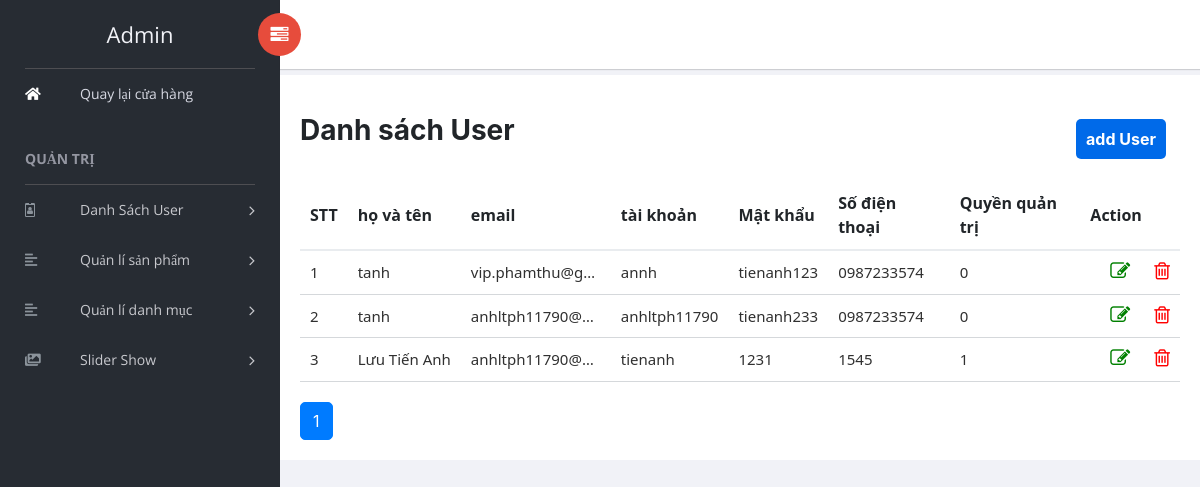
The app's page /admin.php with its own data.
### tables this page shows
CREATE TABLE `user` (
  `ma_user` int(11) NOT NULL,
  `username` char(50) NOT NULL,
  `email` char(30) DEFAULT NULL,
  `pass_word` varchar(30) NOT NULL,
  `ho_ten` varchar(50) NOT NULL,
  `sdt` char(13) NOT NULL,
  `quyen_qtri` int(11) NOT NULL
);

### admin.php (the view, shortened to what this page needs)
<?php include'header-admin.php';?>
        <?php  echo "<div class='div-admin' >";?>
        <div style="margin: 14px 0px 30px 0px;position: relative;" >
    <span class="til-admin" >Danh   sách User</span>
      <div style="position: absolute;right: 14px;
    top: 18px; ">
        <a class="aa" href="add-role.php"  >add User</a>
        </div>
        </div>
        <?php
            if (!isset($_GET['product'])) {
                $product = 1;
            } else {
                $product = $_GET['product'];
            }
            $data = 10;
            $sql = "SELECT count(*) FROM `san_pham`";
            $result = $objConn->prepare($sql);
            $result->execute();
            $number = $result->fetchColumn();
            $page = ceil($number / $data);
            $tin = ($product - 1) * $data;
try{
    $stmt = $objConn->prepare("SELECT * FROM user ORDER BY ma_user DESC LIMIT $tin,$data ");
    $stmt->execute();
    $stmt->setFetchMode(PDO::FETCH_ASSOC);
    echo "<table class='table-admin' border='0' cellpadding='10'>
            <tr><th>STT</th>
            <th>họ và tên</th>
            <th>email</th>
            <th>tài khoản</th>
            <th>Mật khẩu</th>
            <th>Số điện thoại</th>
            <th>Quyền quản trị</th>
             <th>Action</th>
            </tr>
            ";
            $stt=0;
        foreach(   $stmt->fetchAll() as $row ){
            $link_edit = 'edit-role.php?id='.$row['ma_user'];
            $link_delete = 'admin.php?id='.$row['ma_user'];
            $ten =$row['ho_ten'];
?>
            <tr><td><?=  $stt += 1 ?> </td>
         <?php      echo "         <td> {$row['ho_ten']}</td>
                        <td> {$row['email']}</td>
                        <td> {$row['username']}</td>
                        <td> {$row['pass_word']}</td>
                        <td> {$row['sdt']}</td>
                        <td> {$row['quyen_qtri']}</td>
                        <td>
                        <a class='td-edit-admin' data-toggle='tooltip' data-placement='top' title='Edit' href='$link_edit'><i class='fa fa-pencil-square-o' aria-hidden='true' style='color:green; font-size: 20px;' ></i></a>
                             <a href='$link_delete' data-toggle='tooltip' data-placement='top' title='Delete'
                             "; ?>
                              onclick="return confirm('Bạn chắc chắn muốn XÓA tài khoản  | <?=$ten?> | ?')"
                              <?php echo "<i class='fa fa-trash-o' style='color:red; font-size: 20px;' ></i></a>
                              </td>
                  </tr>";
        }
    echo '</table>';
}catch(PDOException $e){
    echo "<br>Loi truy van CSDL: ".$e->getMessage();
}
?>
<div class="    ">
            <?php
        for ($t = 1; $t <= $page; $t++) { ?>
		<a name="" id="" class="btn btn-primary pt-user" href="?product=<?= $t ?>" role="button" style=" margin-top: 20px; border-radius: 5px;"
><?= $t ?></a>
	<?php
	}
	?>
            </div>
        <?php  echo "</div>";?>
    </div>
</body>
</html>

### css/admincss.css (style rules this page uses)
.aa { border-radius: 5px; padding: 10px; color: white; background-color: #006ae9; font-weight: bolder; }
.til-admin { font-size: 28px; font-weight: bold; }
.div-admin { padding: 20px; background-color: white; }
.table-admin { font-family: "Segoe UI", Tahoma, Geneva, Verdana, sans-serif; border: none; width: 100%; border-collapse: collapse; border-spacing: 0; }
.table-admin th { border-bottom: 2px solid #e9ecef; }
.table-admin td { max-width: 150px; overflow: hidden; text-overflow: ellipsis; padding: 10px; text-align: left; font-size: 15px; color: #303030; border-bottom: 1px solid #d5d8db; white-space: nowrap; }
.td-edit-admin { padding: 10px; margin: 10px; }
.pt-user { margin-top: 20px; }

### records on screen
user: stt "1", ho_ten "tanh", email "vip.phamthu@g…", username "annh", pass_word "tienanh123", sdt "0987233574", quyen_qtri "0"
user: stt "2", ho_ten "tanh", email "anhltph11790@…", username "anhltph11790", pass_word "tienanh233", sdt "0987233574", quyen_qtri "0"
user: stt "3", ho_ten "Lưu Tiến Anh", email "anhltph11790@…", username "tienanh", pass_word "1231", sdt "1545", quyen_qtri "1"
